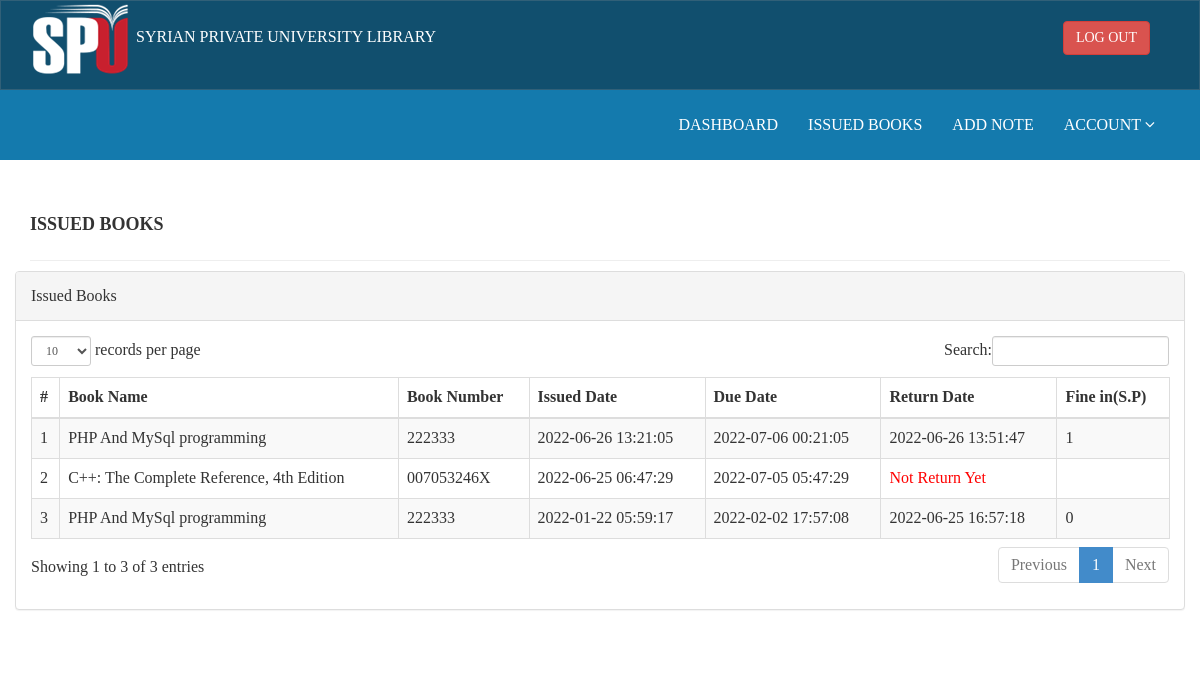
Page /issued-books.php (signed in) on the committed database.
### tables this page shows
CREATE TABLE `tblissuedbookdetails` (
  `id` int(11) NOT NULL,
  `BookId` int(11) DEFAULT NULL,
  `StudentID` varchar(150) DEFAULT NULL,
  `IssuesDate` timestamp NULL DEFAULT current_timestamp(),
  `due_date` timestamp NULL DEFAULT NULL,
  `ReturnDate` timestamp NULL DEFAULT NULL ON UPDATE current_timestamp(),
  `RetrunStatus` int(1) DEFAULT NULL,
  `fine` int(11) DEFAULT NULL
);

CREATE TABLE `tblbooks` (
  `id` int(11) NOT NULL,
  `BookName` varchar(255) DEFAULT NULL,
  `CatId` int(11) DEFAULT NULL,
  `AuthorId` int(11) DEFAULT NULL,
  `ISBNNumber` varchar(25) DEFAULT NULL,
  `BookPrice` decimal(10,2) DEFAULT NULL,
  `bookImage` varchar(250) NOT NULL,
  `count` int(11) NOT NULL,
  `issued_count` int(11) NOT NULL,
  `isIssued` int(1) DEFAULT NULL,
  `RegDate` timestamp NULL DEFAULT current_timestamp(),
  `UpdationDate` timestamp NULL DEFAULT NULL ON UPDATE current_timestamp(),
  `cat1` int(11) NOT NULL,
  `cat2` int(11) NOT NULL,
  `publishing_house` varchar(255) NOT NULL
);

### issued-books.php (the view, shortened to what this page needs)
<?php
include('includes/config.php');
if (strlen($_SESSION['login']) == 0) {
    header('location:index.php');
} else {
?>
    <!DOCTYPE html>
    <html xmlns="http://www.w3.org/1999/xhtml">
    <head>
        <link href="assets/css/bootstrap.css" rel="stylesheet" />
        <link href="assets/css/font-awesome.css" rel="stylesheet" />
        <link href="assets/js/dataTables/dataTables.bootstrap.css" rel="stylesheet" />
        <link href="assets/css/style.css" rel="stylesheet" />
    </head>
    <body>
        <?php include('includes/header.php'); ?>
        <div class="content-wrapper">
            <div class="container">
                <div class="row pad-botm">
                    <div class="col-md-12">
                        <h4 class="header-line"> Issued Books</h4>
                    </div>
                    <div class="row">
                        <div class="col-md-12">
                            <div class="panel panel-default">
                                <div class="panel-heading">
                                    Issued Books
                                </div>
                                <div class="panel-body">
                                    <div class="table-responsive">
                                        <table class="table table-striped table-bordered table-hover" id="dataTables-example">
                                            <thead>
                                                <tr>
                                                    <th>#</th>
                                                    <th>Book Name</th>
                                                    <th>Book Number </th>
                                                    <th>Issued Date</th>
                                                    <th>Due Date</th>
                                                    <th>Return Date</th>
                                                    <th>Fine in(S.P)</th>
                                                </tr>
                                            </thead>
                                            <tbody>
                                                <?php
                                                $sid = $_SESSION['stdid'];
                                                $sql = "SELECT tblbooks.BookName,tblbooks.ISBNNumber,tblissuedbookdetails.IssuesDate,tblissuedbookdetails.due_date,tblissuedbookdetails.ReturnDate,tblissuedbookdetails.id as rid,tblissuedbookdetails.fine from  tblissuedbookdetails join tblstudents on tblstudents.StudentId=tblissuedbookdetails.StudentId join tblbooks on tblbooks.id=tblissuedbookdetails.BookId where tblstudents.StudentId=:sid order by tblissuedbookdetails.id desc";
                                                $query = $dbh->prepare($sql);
                                                $query->bindParam(':sid', $sid, PDO::PARAM_STR);
                                                $query->execute();
                                                $results = $query->fetchAll(PDO::FETCH_OBJ);
                                                $cnt = 1;
                                                if ($query->rowCount() > 0) {
                                                    foreach ($results as $result) {               ?>
                                                        <tr class="odd gradeX">
                                                            <td class="center"><?php echo htmlentities($cnt); ?></td>
                                                            <td class="center"><?php echo htmlentities($result->BookName); ?></td>
                                                            <td class="center"><?php echo htmlentities($result->ISBNNumber); ?></td>
                                                            <td class="center"><?php echo htmlentities($result->IssuesDate); ?></td>
                                                            <td class="center"><?php echo htmlentities($result->due_date); ?></td>
                                                            <td class="center"><?php if ($result->ReturnDate == "") { ?>
                                                                    <span style="color:red">
                                                                        <?php echo htmlentities("Not Return Yet"); ?>
                                                                    </span>
                                                                <?php } else {
                                                                                    echo htmlentities($result->ReturnDate);
                                                                                }
                                                                ?>
                                                            </td>
                                                            <td class="center"><?php echo htmlentities($result->fine); ?></td>
                                                        </tr>
                                                <?php $cnt = $cnt + 1;
                                                    }
                                                } ?>
                                            </tbody>
                                        </table>
                                    </div>
                                </div>
                            </div>
                        </div>
                    </div>
                </div>
            </div>
        </div>
    </body>
    </html>
<?php } ?>

### assets/css/style.css (style rules this page uses)
.content-wrapper { margin-top: 40px; min-height: 800px; padding-bottom: 90px; }
.header-line { font-weight: 900; padding-bottom: 25px; border-bottom: 1px solid #eeeeee; text-transform: uppercase; }
.pad-botm { padding-bottom: 30px; }

### rows in the picture
tblissuedbookdetails: BookId.BookName "PHP And MySql programming", BookId.ISBNNumber "222333", IssuesDate "2022-06-26 13:21:05", due_date "2022-07-06 00:21:05", ReturnDate "2022-06-26 13:51:47", fine "1"
tblissuedbookdetails: BookId.BookName "C++: The Complete Reference, 4th Edition", BookId.ISBNNumber "007053246X", IssuesDate "2022-06-25 06:47:29", due_date "2022-07-05 05:47:29"
tblissuedbookdetails: BookId.BookName "PHP And MySql programming", BookId.ISBNNumber "222333", IssuesDate "2022-01-22 05:59:17", due_date "2022-02-02 17:57:08", ReturnDate "2022-06-25 16:57:18", fine "0"
